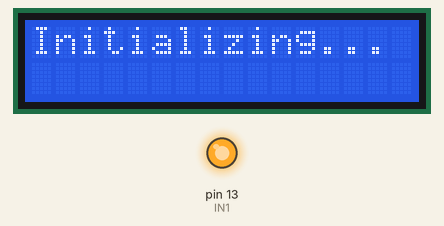
This sketch was run on a simulated Arduino Uno, built with avr-gcc and run on an emulated ATmega328P. Parts: 16×2 character LCD, output pins drawn as LEDs (lit = HIGH). The local clock reads 2024-03-15 10:24:30 at power-on unless the sketch sets it.

Above: at 0.1 s.
At 2.1 s:
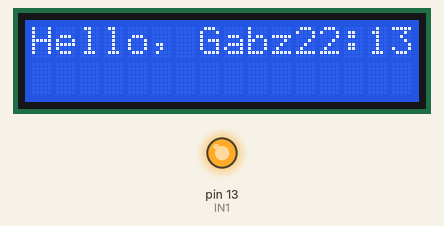
At 40.2 s:
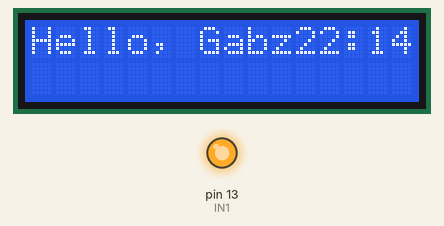
At 100.3 s:
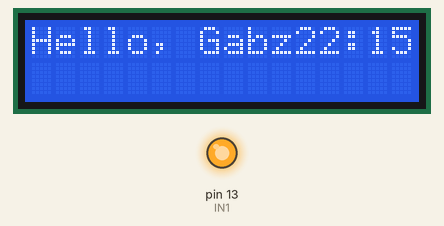

The sketch:

code.ino
```cpp
//@gabzxth code v0.1
#include "RTClib.h"
#include <LiquidCrystal.h>
//initializing stuff before setup
LiquidCrystal lcd(8,9,4,5,6,7);
RTC_DS1307 rtc;
char username = 'gabz';
int IN1 = 13;
void setup() {
  rtc.adjust(DateTime(F(__DATE__), F(__TIME__)));
    pinMode(IN1, OUTPUT);
    digitalWrite(IN1, HIGH);
  Serial.begin(9600);
  //setup lcd
  lcd.begin(16, 2);
  lcd.clear();
  lcd.setCursor(0, 0);
  lcd.print("Initializing...");
  delay(2000);
  lcd.clear();
  //setup RTC
  if (! rtc.begin()) // se o RTC não foi inicializado
{
  Serial.println("RTC nao pode ser encontrado!"); // imprime mensagem
  lcd.clear();
  lcd.setCursor(0, 0);
lcd.print("RTC 404"); // imprime mensagem

}
if (! rtc.isrunning()) // se o RTC não estiver rodando
{
Serial.println("RTC nao esta funcionando!"); // imprime mensagem
rtc.adjust(DateTime(F(__DATE__), F(__TIME__))); // ajusta relógio com o relógio do seu PC
}
  greet();
}

void loop() {
  // put your main code here, to run repeatedly:
  updateTime();
  DateTime now = rtc.now();
  int hora = now.hour();
  int minuto = now.minute();
  if((hora == 14)&&(minuto == 49)){
    makeCoffee();


  }
}
void makeCoffee(){
    lcd.setCursor(0, 1);
    lcd.print("Running");
    digitalWrite(IN1, LOW);
    delay(120000);
    digitalWrite(IN1, HIGH);
    lcd.setCursor(0, 1);
    lcd.print("Done!");
  }
void greet(){
  lcd.setCursor(0, 0);
  lcd.print("Hello, Gabz");
  }
void updateTime(){ //this function keeps time on lcd display
DateTime now = rtc.now(); // faz a leitura dos dados do RTC
lcd.setCursor(11, 0);
lcd.print(now.hour(), DEC); // imprime horas
lcd.print(':');
lcd.print(now.minute(), DEC); // imprime minutos
delay(2000); // atraso de 2 segundos

}
```

Measured:
- what the display in image 1 shows lasts 38.0 s, from 2.1 s to 40.1 s
- what the display in image 2 shows lasts 60.2 s, from 40.1 s to 100.3 s
